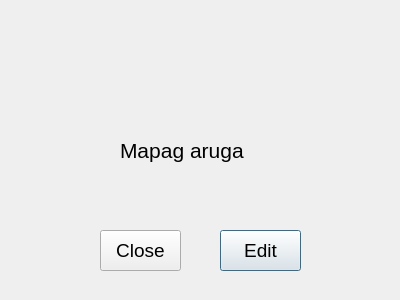
<?xml version="1.0" encoding="UTF-8"?>
<ui version="4.0">
 <class>EslabraInfo</class>
 <widget class="QDialog" name="EslabraInfo">
  <property name="geometry">
   <rect>
    <x>0</x>
    <y>0</y>
    <width>400</width>
    <height>300</height>
   </rect>
  </property>
  <property name="windowTitle">
   <string>Dialog</string>
  </property>
  <widget class="QLabel" name="label_2">
   <property name="geometry">
    <rect>
     <x>120</x>
     <y>90</y>
     <width>261</width>
     <height>121</height>
    </rect>
   </property>
   <property name="font">
    <font>
     <pointsize>16</pointsize>
    </font>
   </property>
   <property name="text">
    <string>Mapag aruga</string>
   </property>
  </widget>
  <widget class="QPushButton" name="pushButton_2">
   <property name="geometry">
    <rect>
     <x>220</x>
     <y>230</y>
     <width>81</width>
     <height>41</height>
    </rect>
   </property>
   <property name="font">
    <font>
     <pointsize>14</pointsize>
    </font>
   </property>
   <property name="text">
    <string>Edit</string>
   </property>
  </widget>
  <widget class="QPushButton" name="pushButton">
   <property name="geometry">
    <rect>
     <x>100</x>
     <y>230</y>
     <width>81</width>
     <height>41</height>
    </rect>
   </property>
   <property name="font">
    <font>
     <pointsize>14</pointsize>
    </font>
   </property>
   <property name="text">
    <string>Close</string>
   </property>
  </widget>
 </widget>
 <resources/>
 <connections>
  <connection>
   <sender>pushButton</sender>
   <signal>clicked()</signal>
   <receiver>EslabraInfo</receiver>
   <slot>close()</slot>
   <hints>
    <hint type="sourcelabel">
     <x>134</x>
     <y>256</y>
    </hint>
    <hint type="destinationlabel">
     <x>56</x>
     <y>250</y>
    </hint>
   </hints>
  </connection>
 </connections>
</ui>
